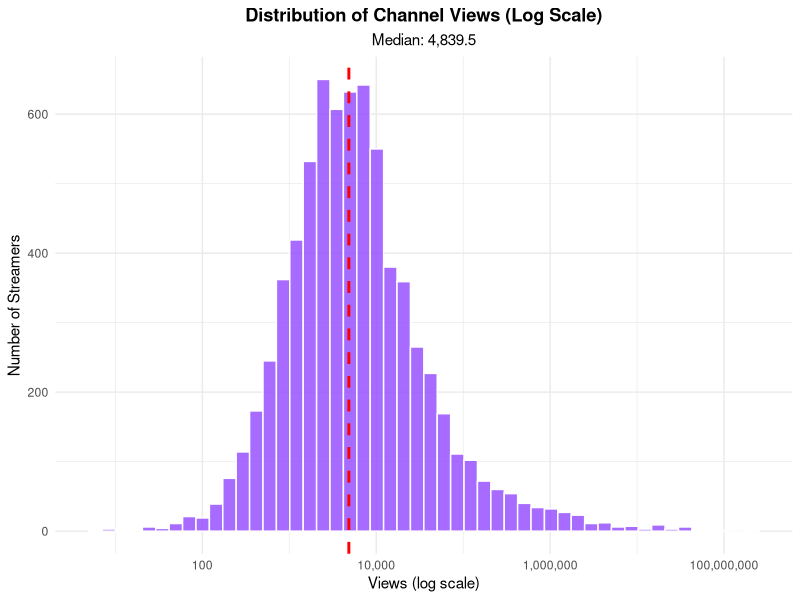
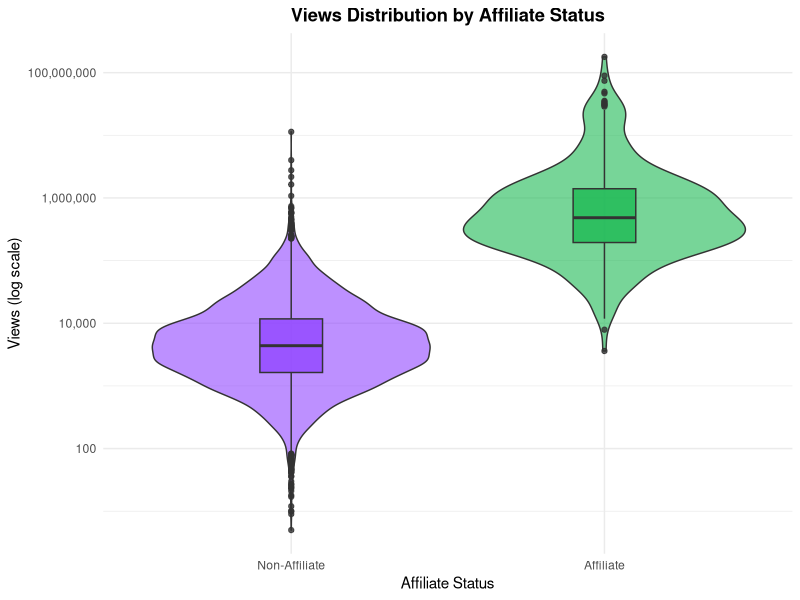
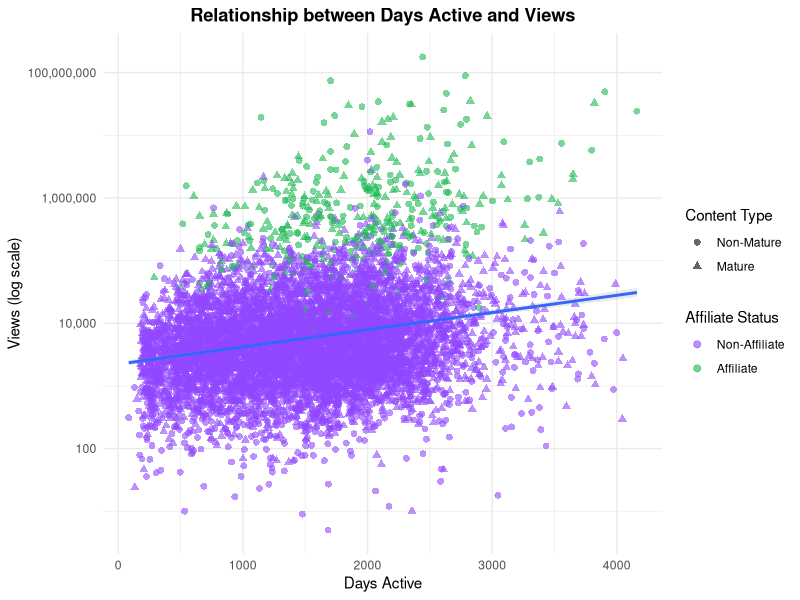

Generate these figures, in order, with R:
## ---- chunk 1
knitr::opts_chunk$set(echo = TRUE, warning = FALSE, message = FALSE)
## ---- chunk 2
# Load required libraries
library(tidyverse)
library(ggplot2)
library(scales)
library(knitr)

# Set theme for plots
theme_set(theme_minimal())
## ---- chunk 3
# Read the Twitch nodes data
twitch_nodes <- read_csv("../../../data/twitch/Twitch_nodes.csv")

# Display data structure
cat("Dataset dimensions:", nrow(twitch_nodes), "rows,", ncol(twitch_nodes), "columns\n")
## ---- chunk 4
# Create a summary table of data types
data_summary <- data.frame(
  Variable = names(twitch_nodes),
  Type = sapply(twitch_nodes, class),
  Missing = sapply(twitch_nodes, function(x) sum(is.na(x))),
  Unique = sapply(twitch_nodes, function(x) length(unique(x))),
  stringsAsFactors = FALSE,
  row.names = NULL
)

kable(data_summary, caption = "Data Structure Summary", row.names = FALSE)
## ---- chunk 5
# Calculate summary statistics
views_summary <- twitch_nodes %>%
  summarise(
    Min = min(Views),
    Q1 = quantile(Views, 0.25),
    Median = median(Views),
    Mean = mean(Views),
    Q3 = quantile(Views, 0.75),
    Max = max(Views)
  )

kable(views_summary, caption = "Views Summary Statistics", format.args = list(big.mark = ","))

# Create histogram with log scale
p1 <- ggplot(twitch_nodes, aes(x = Views)) +
  geom_histogram(bins = 50, fill = "#9146FF", alpha = 0.8, color = "white") +
  scale_x_log10(labels = comma) +
  geom_vline(aes(xintercept = median(Views)), 
             color = "red", linetype = "dashed", size = 1) +
  labs(title = "Distribution of Channel Views (Log Scale)",
       subtitle = paste("Median:", format(median(twitch_nodes$Views), big.mark = ",")),
       x = "Views (log scale)",
       y = "Number of Streamers") +
  theme(plot.title = element_text(hjust = 0.5, face = "bold"),
        plot.subtitle = element_text(hjust = 0.5))

p1
## ---- chunk 6
# Create summary tables
categorical_summary <- bind_rows(
  twitch_nodes %>%
    count(Mature_content) %>%
    mutate(Variable = "Mature Content",
           Category = as.character(Mature_content),
           Percentage = round(n / sum(n) * 100, 1)),
  
  twitch_nodes %>%
    count(Affiliate) %>%
    mutate(Variable = "Affiliate Status",
           Category = as.character(Affiliate),
           Percentage = round(n / sum(n) * 100, 1))
) %>%
  select(Variable, Category, n, Percentage)

kable(categorical_summary, caption = "Categorical Variables Distribution")
## ---- chunk 7
p2 <- twitch_nodes %>%
  mutate(Affiliate = factor(Affiliate, 
                           levels = c(FALSE, TRUE),
                           labels = c("Non-Affiliate", "Affiliate"))) %>%
  ggplot(aes(x = Affiliate, y = Views, fill = Affiliate)) +
  geom_violin(alpha = 0.6) +
  geom_boxplot(width = 0.2, alpha = 0.8) +
  scale_y_log10(labels = comma) +
  scale_fill_manual(values = c("#9146FF", "#1DB954")) +
  labs(title = "Views Distribution by Affiliate Status",
       x = "Affiliate Status",
       y = "Views (log scale)") +
  theme(legend.position = "none",
        plot.title = element_text(hjust = 0.5, face = "bold"))

p2
## ---- chunk 8
p3 <- ggplot(twitch_nodes, aes(x = Days_active, y = Views)) +
  geom_point(aes(color = Affiliate, shape = Mature_content), 
             alpha = 0.6, size = 2) +
  scale_y_log10(labels = comma) +
  scale_color_manual(values = c("#9146FF", "#1DB954"),
                     labels = c("Non-Affiliate", "Affiliate")) +
  scale_shape_manual(values = c(16, 17),
                     labels = c("Non-Mature", "Mature")) +
  geom_smooth(method = "lm", se = TRUE, alpha = 0.2) +
  labs(title = "Relationship between Days Active and Views",
       x = "Days Active",
       y = "Views (log scale)",
       color = "Affiliate Status",
       shape = "Content Type") +
  theme(plot.title = element_text(hjust = 0.5, face = "bold"))

p3
## ---- chunk 9
# Create detailed cross-tabulation
cross_analysis <- twitch_nodes %>%
  group_by(Mature_content, Affiliate) %>%
  summarise(
    Count = n(),
    Avg_Views = mean(Views),
    Median_Views = median(Views),
    Avg_Days_Active = mean(Days_active),
    .groups = "drop"
  ) %>%
  mutate(
    Avg_Views = round(Avg_Views),
    Avg_Days_Active = round(Avg_Days_Active),
    Mature_content = ifelse(Mature_content, "Mature", "Non-Mature"),
    Affiliate = ifelse(Affiliate, "Affiliate", "Non-Affiliate")
  )

kable(cross_analysis, 
      caption = "Average Metrics by Content Type and Affiliate Status",
      format.args = list(big.mark = ","))
## ---- chunk 10
# Affiliate status comparison
affiliate_test <- t.test(log10(Views + 1) ~ Affiliate, data = twitch_nodes)
cat("T-test: Affiliate vs Non-Affiliate (log-transformed views)\n")
cat("t =", round(affiliate_test$statistic, 4), "\n")
cat("p-value =", format.pval(affiliate_test$p.value), "\n")
cat("Mean difference =", round(diff(affiliate_test$estimate), 4), "log units\n")
## ---- chunk 11
# Identify top 10 channels by views
top_channels <- twitch_nodes %>%
  arrange(desc(Views)) %>%
  slice_head(n = 10) %>%
  mutate(
    Rank = row_number(),
    Views = format(Views, big.mark = ","),
    Content_Type = ifelse(Mature_content, "Mature", "Non-Mature"),
    Status = ifelse(Affiliate, "Affiliate", "Non-Affiliate")
  ) %>%
  select(Rank, Channel_ID, Views, Days_active, Content_Type, Status)

kable(top_channels, caption = "Top 10 Twitch Channels by Views")
## ---- chunk 12
# Calculate key metrics
insights <- list(
  total_streamers = nrow(twitch_nodes),
  avg_views = mean(twitch_nodes$Views),
  median_views = median(twitch_nodes$Views),
  affiliate_rate = mean(twitch_nodes$Affiliate) * 100,
  mature_content_rate = mean(twitch_nodes$Mature_content) * 100,
  views_ratio = mean(twitch_nodes$Views) / median(twitch_nodes$Views)
)
